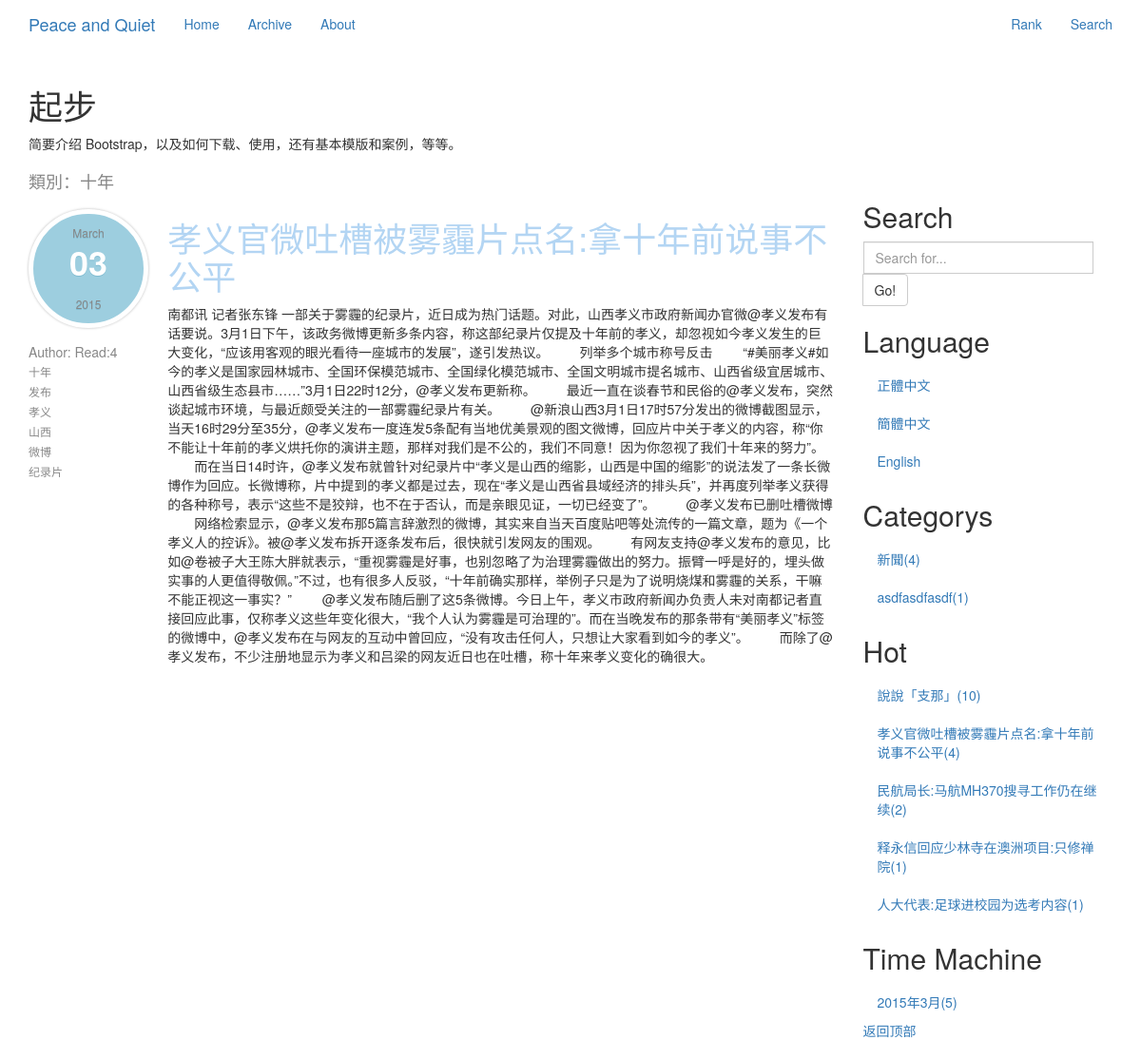
The app's page /tagView/b09c033fb0/ with its own data.
### Blog/models.py (models this page shows, shortened)
class Tag(models.Model):
    title = models.CharField('標籤', max_length=30, unique=True)
    shortUrl = models.CharField('短Url', max_length=150, unique=True, null=False, blank=False, editable=False)
    class Meta:
        ordering = ('title',)

class Blog(models.Model):
    title = models.CharField("標題", max_length=150, unique=True, null=False, blank=False)
    createTime = models.DateTimeField("創建時間", auto_now_add=True, auto_now=False)
    updateTime = models.DateTimeField("修改時間", auto_now_add=False, auto_now=True)
    body = models.TextField("內容")
    accessCount = models.IntegerField("瀏覽量", default=1, editable=False)
    category = models.ForeignKey('Category', verbose_name="分類集合", related_name='category')
    shortUrl = models.CharField("短URL", max_length=150, unique=True, null=False, blank=False, editable=False)
    tags = models.ManyToManyField('Tag', verbose_name="標籤集合", null=True, editable=False)
    tags.help_text = '標籤集合'

class Category(models.Model):
    title = models.CharField('分類', max_length=30, unique=True)
    shortUrl = models.CharField("短URL", max_length=150, unique=True, null=False, blank=False, editable=False)
    class Meta:
        ordering = ('title',)

### Blog/views.py (the view)
# urls.py: url(r'^tagView/(?P<shortUrl>\w+)/', 'Blog.views.tagView', name='tagView'),
def tagView(request, shortUrl):
    posts = Tag.objects.get(shortUrl=shortUrl).blog_set.all()
    title = Tag.objects.get(shortUrl=shortUrl).title
    categorys = getCategorysAndNumber()
    hotPassages = Blog.objects.order_by('-accessCount')[:10]
    timeMachines = getTimeMachines()
    return render(request, 'category.html', {'posts': posts, 'categorys': categorys,
                                             'hotPassages': hotPassages, 'title': title, 'timeMachines': timeMachines})

### Blog/views.py (called while the page is built)
def getCategorysAndNumber():
    showCategorys = []
    for i in Category.objects.all():
        showCategorys.append({'title': i.title, 'number': Blog.objects.filter(
            category__in=Category.objects.filter(title=i.title)).count(), 'shortUrl': i.shortUrl})
    showCategorys.sort(key=lambda x: x['number'], reverse=True)
    return showCategorys

def getTimeMachines():
    temporaryTimeMachines = {}
    for i in Blog.objects.all():
        key = (i.createTime.year, i.createTime.month)
        if key not in temporaryTimeMachines:
            temporaryTimeMachines.update({key: 1})
        else:
            temporaryTimeMachines[key] += 1
    timeMachines = []
    for i in temporaryTimeMachines.keys():
        timeMachines.append(
            {'title': "%s年%s月" % (i[0], i[1]), 'number': temporaryTimeMachines[i], 'year': i[0],
             'month': i[1]})
    return timeMachines

### template/category.html (shortened to what this page needs)
{% extends 'base.html' %}
{% block content %}
    <div class="col-md-9" role="main">
        <h4 style="color: #878787">類別：{{ title }}</h4>
        {% for post in posts %}
            <div class="row">
                <div class="col-md-2" role="complementary">
                    <nav class="visible-lg-inline-block">
                        <div class="title">
                            <aside class="entry-meta">
                                <time datetime="2012-06-17T18:05:54.000Z" class="post-date">
                                    <span class="post-month">{{ post.createTime|date:"F" }}</span>
                                    <strong class="post-day">{{ post.createTime|date:"d" }}</strong>
                                    <span class="post-year">{{ post.createTime|date:"Y" }}</span>
                                </time>
                            </aside>
                            <span>Author:</span>
                            <span>Read:{{ post.accessCount }}</span>
                            {% for tag in post.tags.all %}
                                <li><a href="{% url 'tagView' shortUrl=tag.shortUrl %}">{{ tag.title }}</a></li>
                            {% endfor %}
                        </div>
                    </nav>
                </div>
                <div class="col-md-10" role="main">
                    <div class="title"><a href="{% url 'archive' shortUrl=post.shortUrl %}">
                        <h1>{{ post.title }}</h1>
                    </a></div>
                    <p>{{ post.body }}</p>
                </div>
            </div>
        {% endfor %}
    </div>
    {% block rightSide %}
        {% include "rightSide.html" %}
    {% endblock %}
{% endblock %}

### template/rightSide.html (shortened to what this page needs)
<div class="col-md-3" role="complementary">
    <nav class="bs-docs-sidebar hidden-print hidden-xs hidden-sm affix-top">
        <ul class="nav bs-docs-sidenav">
            <li><a></a></li>
            <li><h2>Search</h2></li>
            <li>
                <div class="input-group">
                    <form action="{% url 'search' %}" method="post">
                        <input type="text" class="form-control" name="query" placeholder="Search for...">
                            <span class="input-group-btn">
                                <button class="btn btn-default" type="submit">Go!</button>
                            </span>
                    </form>
                </div>
            </li>
            <li><h2>Language</h2></li>
            <li><a href="#">正體中文</a></li>
            <li><a href="#">簡體中文</a></li>
            <li><a href="#">English</a></li>
            <li><h2>Categorys</h2></li>
            {% for category in categorys %}
                <li><a href="{% url 'category' shortUrl=category.shortUrl %}">{{ category.title }}({{ category.number }})</a>
                </li>
            {% endfor %}
            <li><h2>Hot</h2></li>
            {% for hotPassage in hotPassages %}
                <li>
                    <a href="{% url 'archive' shortUrl=hotPassage.shortUrl %}">{{ hotPassage.title }}({{ hotPassage.accessCount }})</a>
                </li>
            {% endfor %}
            <li><h2>Time Machine</h2></li>
            {% for timeMachine in timeMachines %}
                <li>
                    <a href="{% url 'timeMachine' year=timeMachine.year month=timeMachine.month %}">{{ timeMachine.title }}({{ timeMachine.number }})</a>
                </li>
            {% endfor %}
        </ul>
        <a class="back-to-top" href="#top">
            返回顶部
        </a>
    </nav>
</div>

### template/base.html (style rules this page uses)
.title span { color: #878787; }
.title li { list-style-type: none; }
.title a { color: #898989; font-size: 12px; line-height: 20px; text-align: center; text-decoration: none; -o-transition: color 0.5s linear; -webkit-transition: color 0.5s linear; -moz-transition: color 0.5s linear; transition: color 0.5s linear; }
.title a > h1 { color: #B3D5F3; text-align: left; text-decoration: none; -o-transition: color 0.5s linear; -webkit-transition: color 0.5s linear; -moz-transition: color 0.5s linear; transition: color 0.5s linear; }
.entry-meta { color: #878787; float: left; margin: 10px 20px 0 0; text-align: center; width: 125px; font-size: 12px; line-height: 20px }
.post-date { width: 56px; height: auto; float: left; text-align: center; margin-right: 20px; margin-bottom: 15px; display: block; background: #9dcedf; text-shadow: 0 1px #81bcd1; border-radius: 100px; -moz-border-radius: 100px; -webkit-border-radius: 100px; padding: 10px 30px; border: 4pt solid #fff; -moz-box-shadow: 0 0 3px #b7b7b7; -webkit-box-shadow: 0 0 3px #b7b7b7; box-shadow: 0 0 3px #b7b7b7; -webkit-box-sizing: content-box; -moz-box-sizing: content-box; box-sizing: content-box; }
.post-month { display: block; color: #fff }
.post-day, .post-year { display: block }
.post-day { font-size: 36px; color: #fff; margin: 10px 0 15px 0 }
.post-year { background: url("https://www.byvoid.com/images/post-meta-divider.png") top repeat-x; color: #fff; padding: 10px 0 0 0 }

### records on screen
Tag: title "十年"
Blog: createTime "March", createTime "03", createTime "2015", accessCount "4", title "孝义官微吐槽被雾霾片点名:拿十年前说事不公平", body "南都讯 记者张东锋 一部关于雾霾的纪录片，近日成为热门话题。对此，山西孝义市政府新闻办官微@孝义发布有话要说。3月1日下午，该政务微博更新多条内容，称这部纪录片仅提及十年前的孝义，却忽视如今孝义发生的巨大变化，“应该用客观的眼光看待一座城市的发展”，遂引发热议。 列举多个城市称号反击 “#美丽孝义#如今的孝义是国家园林城市、全国环保模范城市、全国绿化模范城市、全国文明城市提名城市、山西省级宜居城市、山西省级生态县市……”3月1日22时12分，@孝义发布更新称。 最近一直在谈春节和民俗的@孝义发布，突然谈起城市环境，与最近颇受关注的一部雾霾纪录片有关。 @新浪山西3月1日17时57分发出的微博截图显示，当天16时29分至35分，@孝义发布一度连发5条配有当地优美景观的图文微博，回应片中关于孝义的内容，称“你不能让十年前的孝义烘托你的演讲主题，那样对我们是不公的，我们不同意！因为你忽视了我们十年来的努力”。 而在当日14时许，@孝义发布就曾针对纪录片中“孝义是山西的缩影，山西是中国的缩影”的说法发了一条长微博作为回应。长微博称，片中提到的孝义都是过去，现在“孝义是山西省县域经济的排头兵”，并再度列举孝义获得的各种称号，表示“这些不是狡辩，也不在于否认，而是亲眼见证，一切已经变了”。 @孝义发布已删吐槽微博 网络检索显示，@孝义发布那5篇言辞激烈的微博，其实来自当天百度贴吧等处流传的一篇文章，题为《一个孝义人的控诉》。被@孝义发布拆开逐条发布后，很快就引发网友的围观。…"
Tag: title "发布"
Tag: title "孝义"
Tag: title "山西"
Tag: title "微博"
Tag: title "纪录片"
Category: title "新聞"
Category: title "asdfasdfasdf"
Blog: title "說說「支那」", accessCount "10"
Blog: title "民航局长:马航MH370搜寻工作仍在继续", accessCount "2"
Blog: title "释永信回应少林寺在澳洲项目:只修禅院", accessCount "1"
Blog: title "人大代表:足球进校园为选考内容", accessCount "1"

### other values on screen
{{ category.number }} "4" "1"
{{ timeMachine.title }} "2015年3月"
{{ timeMachine.number }} "5"
